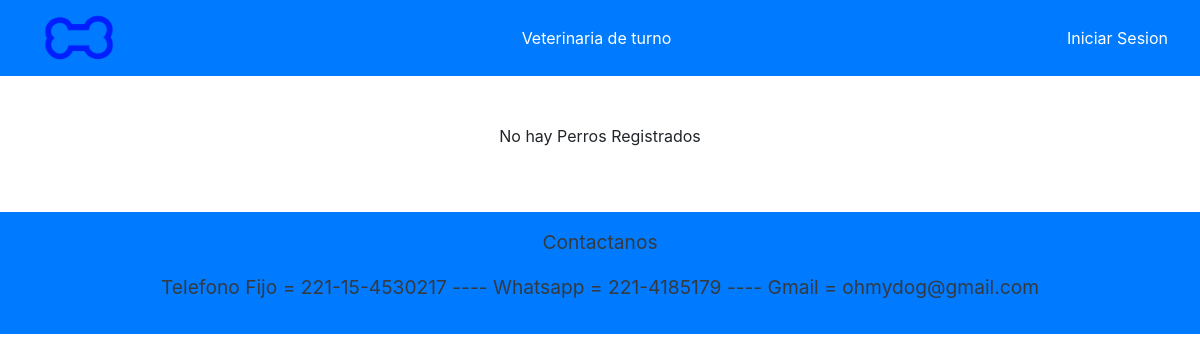
Page /losPerros on the earlier database version.
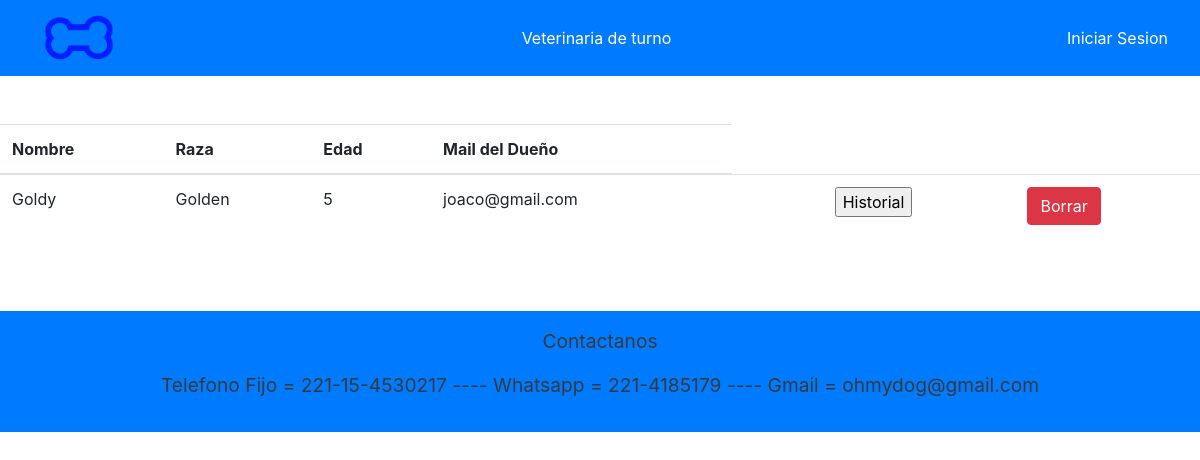
Same page on the later database version.
### APP/models.py (models this page shows, shortened)
class Perro(models.Model):
    nombre = models.CharField(max_length=15)
    raza = models.CharField(max_length=30)
    edad = models.IntegerField()
    peso = models.IntegerField( default=0)
    castrado = models.CharField(max_length=2, default='NO')
    sexo = models.CharField(max_length=15,null=True,blank=True)
    emailDueño = models.EmailField(max_length=30)

### APP/views.py (the view)
# urls.py: path('losPerros',views.losPerros,name='losPerros'),
def losPerros(request):
    lista = Perro.objects.all()
    context = {'context': lista,
               'usuario': usuario}
    return render(request, 'paginas/losPerros.html', context)

### APP/templates/paginas/losPerros.html (shortened to what this page needs)
{% extends 'paginas/base.html' %}
{% load static %}
{% block contenido %}
  <div class="d-flex justify-content-center flex-column align-items-center">
      {% if context|length == 0 %}
          <p>No hay Perros Registrados</p>
      {% else %}
      <table class="table">
          <thead>
            <tr>
              <th>Nombre</th>
              <th>Raza</th>
              <th>Edad</th>
              <th>Mail del Dueño</th>
            </tr>
          </thead>
          <tbody>
            {% for c in context %}
            {% if c.usuario != 'Veterinario' %}
            <tr>
              <form action="validate" method="post">
                <td>{{ c.nombre }}</td>
                <td>{{ c.raza }}</td>
                <td>{{ c.edad }}</td>
                <td>{{ c.emailDueño }}</td>
                <td><input type="hidden" value="{{c.nombre}}" name="nombre" ><br><br>
                <td><input type="hidden" value="{{c.emailDueño}}" name = "emailD"><br><br>
                <td><input type="submit" value="Historial">
                <td><a href="./borrarPerro/{{c.emailDueño}}/{{c.nombre}}" class="btn btn-danger">Borrar</a></td>
              </form>
              </tr>
            {% endif %}
            {% endfor %}
          </tbody>
      </table>
      {% endif %}
  </div>
{% endblock %}

Differences in the rows shown:
added Perro: nombre "Goldy", raza "Golden", edad "5", emailDueño "joaco@gmail.com"
Other differences:
text no longer shown: "No hay Perros Registrados"
text now shown: "Nombre Raza Edad Mail del Dueño"
